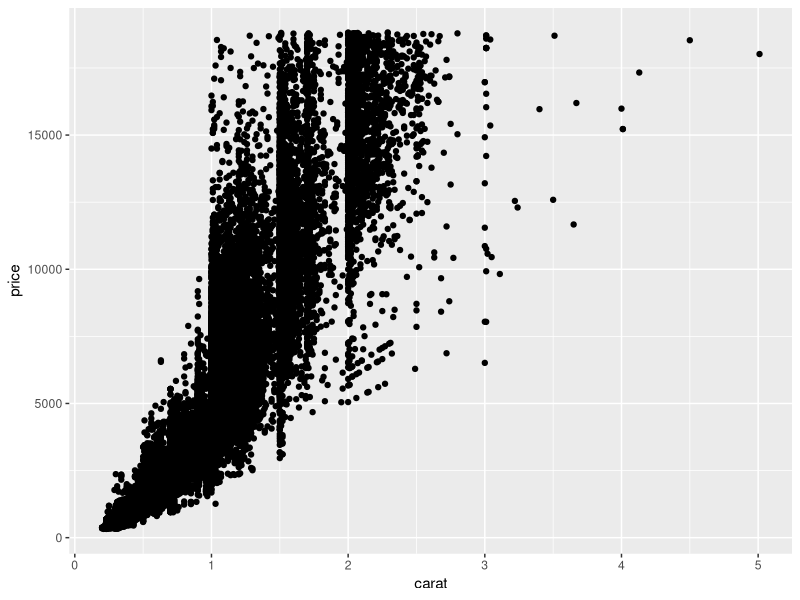
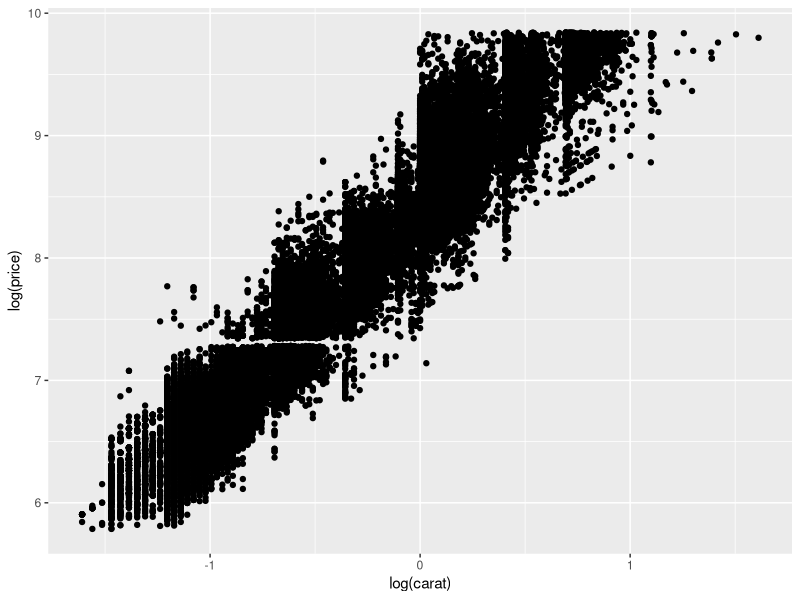
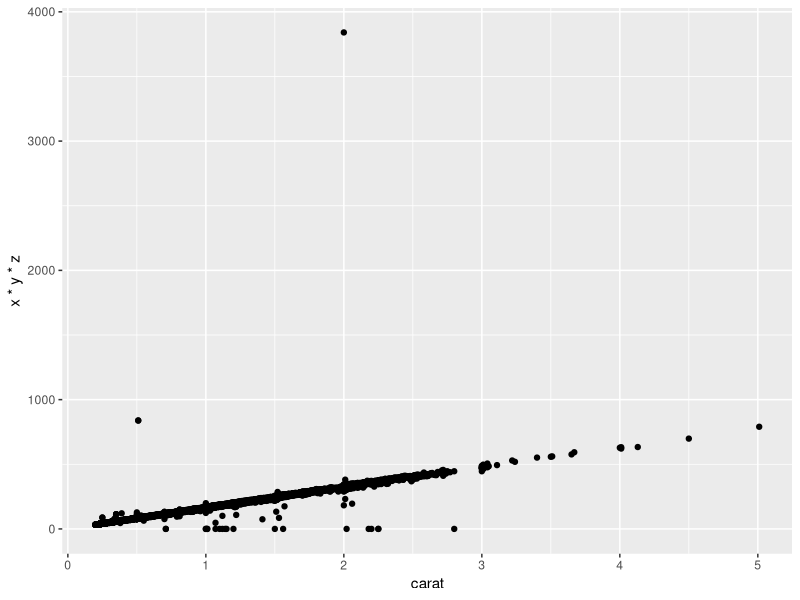
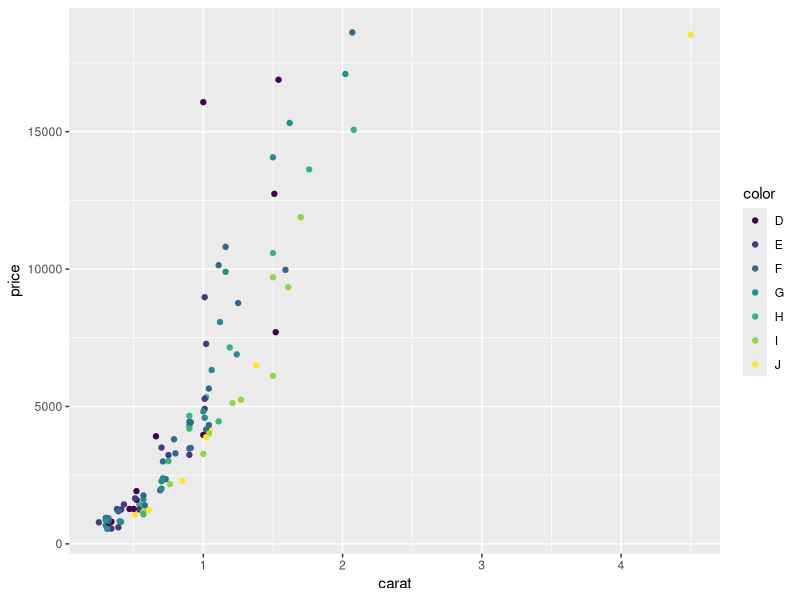
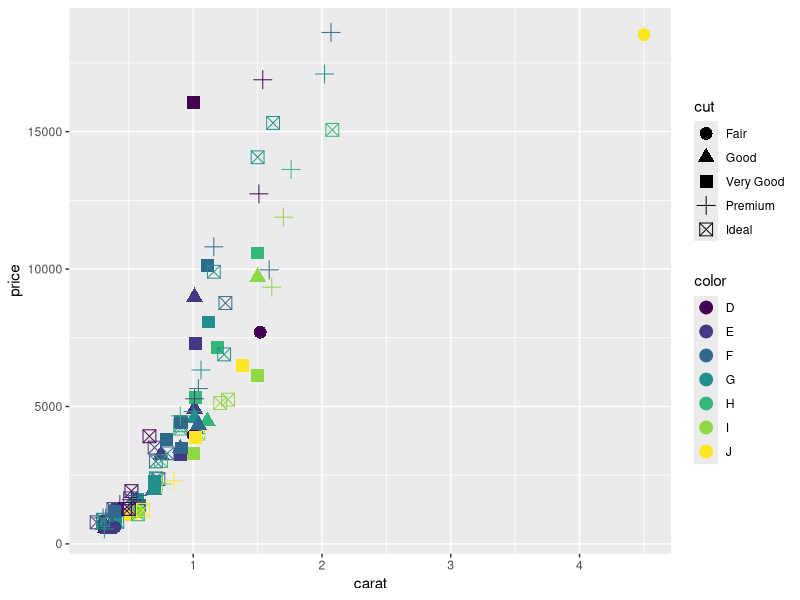
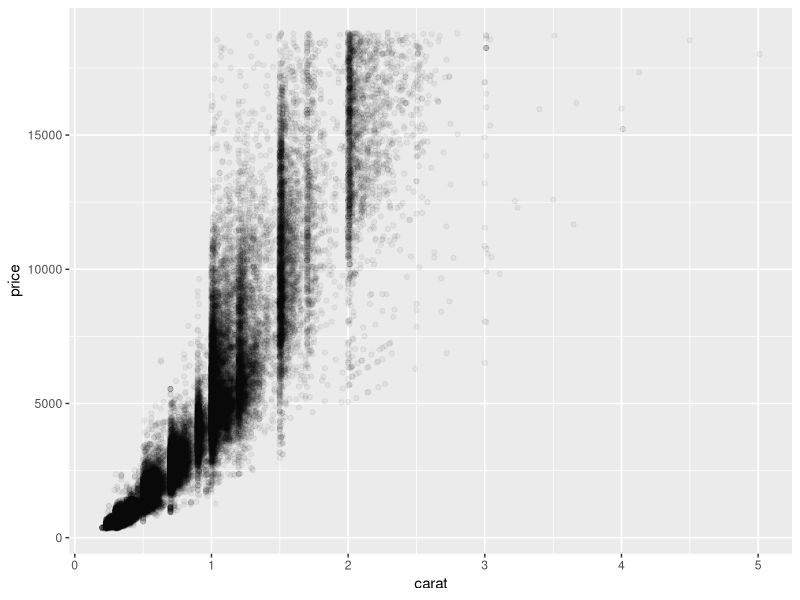
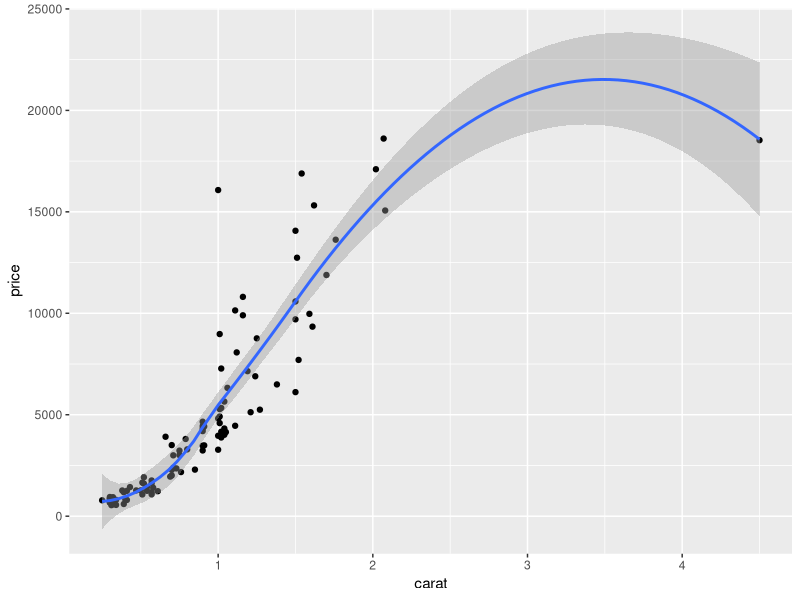
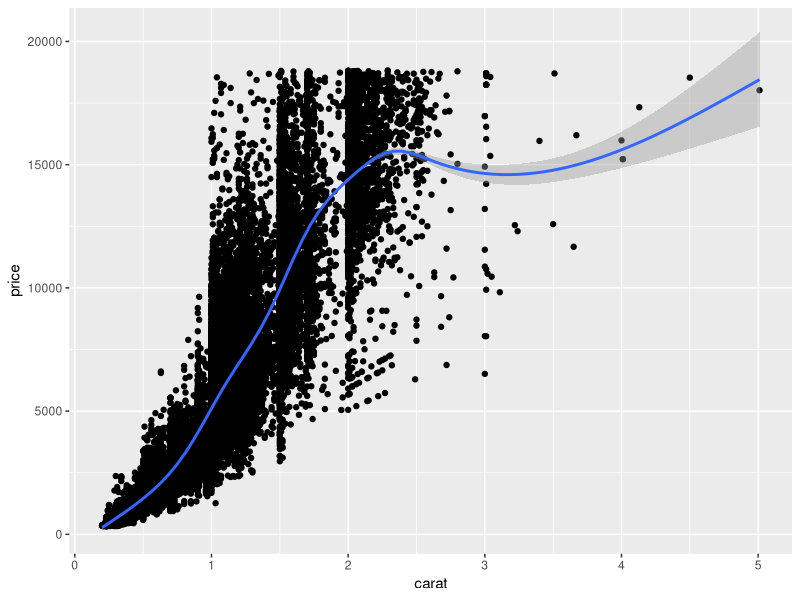

The R script that drew these images, in order:
install.packages("ggplot2")
require(ggplot2)
install.packages("mgcv")
require(mgcv)
require(MASS)
require(splines)


head(diamonds)
set.seed(1410)
dsmall <- diamonds[sample(nrow(diamonds), 100), ]
head(dsmall)
is.data.frame(dsmall)

# Chapter 2 ---------------------------------------------------------------

# First function: qplot()
qplot(carat, price, data = diamonds)
qplot(log(carat), log(price), data = diamonds)
qplot(carat, x * y * z , data = diamonds)
qplot(carat, price , data = dsmall, color = color)
qplot(carat, price , data = dsmall, shape = cut, color = color, size = I(4))
qplot(carat, price, data = diamonds, alpha = I(5/100))
      
# Play with Geom : point, smooth, boxplot, path, line, histogram, freqpoly, density, bar
qplot(carat, price , data = dsmall, geom = c('point', 'smooth'))
qplot(carat, price , data = diamonds, geom = c('point', 'smooth'))
  # Use span to wiggle:
qplot(carat, price , data = dsmall, geom = c('point', 'smooth'), span = (0.2))
qplot(carat, price , data = dsmall, geom = c('point', 'smooth'), span = (1))
  # Set method= to change the fitted line. "gam" = generalized additive model, "rlm" = robust linear model
qplot(carat, price , data = dsmall, geom = c('point', 'smooth'), span = (1), method = "gam")
qplot(carat, price , data = dsmall, geom = c('point', 'smooth'), span = (1), method = "gam", formula = y ~ s(x))
qplot(carat, price , data = dsmall, geom = c('point', 'smooth'), span = (1), method = "gam", formula = y ~ s(x, bs = "cs"))
qplot(carat, price , data = dsmall, geom = c('point', 'smooth'), span = (1), method = "lm")
qplot(carat, price , data = dsmall, geom = c('point', 'smooth'), span = (1), method = "lm", formula = y ~ ns(x,5))
qplot(carat, price , data = dsmall, geom = c('point', 'smooth'), span = (1), method = "rlm", formula = y ~ ns(x,5))
qplot(carat, price , data = dsmall, geom = c('point', 'smooth'), span = (1), method = "rlm", formula = y ~ ns(x,5))

  # Jitter and box plot geom
qplot(color,price/carat , data = diamonds, geom = "jitter", alpha = I(1/20))
qplot(color,price/carat , data = diamonds, geom = "boxplot", alpha = I(1/20))

# Histogram and density plot: VERY IMPORTANT to try varies bin width
qplot(carat, data = diamonds, geom = "histogram", fill = color)
qplot(carat, data = diamonds, geom = "histogram", fill = color, binwidth = 1, xlim = c(0,3))
qplot(carat, data = diamonds, geom = "histogram", fill = color, binwidth = 0.1, xlim = c(0,3))
qplot(carat, data = diamonds, geom = "histogram", fill = color, binwidth = 0.01, xlim = c(0,3))
qplot(carat, data = diamonds, geom = "density", colour = color)

# Barcharts  
qplot(color, data = diamonds, geom = "bar")
qplot(carat, data = diamonds, geom = "density", colour = color)
qplot(color, data = diamonds, geom = "bar", weight = carat)

# Line - time series
qplot(date, unemploy / pop , data = economics, geom = "line")
qplot(date, uempmed , data = economics, geom = "line")

# Path plot:




# Chapter 3 ---------------------------------------------------------------


